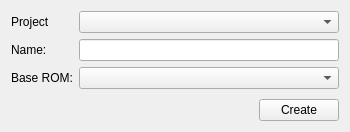
<?xml version="1.0" encoding="UTF-8"?>
<ui version="4.0">
 <class>CreateTuneDialog</class>
 <widget class="QWidget" name="CreateTuneDialog">
  <property name="windowModality">
   <enum>Qt::ApplicationModal</enum>
  </property>
  <property name="geometry">
   <rect>
    <x>0</x>
    <y>0</y>
    <width>350</width>
    <height>132</height>
   </rect>
  </property>
  <property name="sizePolicy">
   <sizepolicy hsizetype="Minimum" vsizetype="Minimum">
    <horstretch>0</horstretch>
    <verstretch>0</verstretch>
   </sizepolicy>
  </property>
  <property name="minimumSize">
   <size>
    <width>350</width>
    <height>0</height>
   </size>
  </property>
  <property name="windowTitle">
   <string>LibreTuner - Create new tune</string>
  </property>
  <layout class="QVBoxLayout" name="verticalLayout">
   <item>
    <layout class="QFormLayout" name="formLayout">
     <item row="1" column="0">
      <widget class="QLabel" name="label">
       <property name="text">
        <string>Name:</string>
       </property>
      </widget>
     </item>
     <item row="1" column="1">
      <widget class="QLineEdit" name="lineName"/>
     </item>
     <item row="2" column="0">
      <widget class="QLabel" name="label_2">
       <property name="text">
        <string>Base ROM:</string>
       </property>
      </widget>
     </item>
     <item row="2" column="1">
      <widget class="QComboBox" name="comboBase">
       <property name="sizePolicy">
        <sizepolicy hsizetype="Expanding" vsizetype="Fixed">
         <horstretch>0</horstretch>
         <verstretch>0</verstretch>
        </sizepolicy>
       </property>
      </widget>
     </item>
     <item row="0" column="0">
      <widget class="QLabel" name="label_3">
       <property name="text">
        <string>Project</string>
       </property>
      </widget>
     </item>
     <item row="0" column="1">
      <widget class="ProjectCombo" name="comboProject"/>
     </item>
    </layout>
   </item>
   <item>
    <spacer name="verticalSpacer">
     <property name="orientation">
      <enum>Qt::Vertical</enum>
     </property>
     <property name="sizeType">
      <enum>QSizePolicy::Expanding</enum>
     </property>
     <property name="sizeHint" stdset="0">
      <size>
       <width>0</width>
       <height>0</height>
      </size>
     </property>
    </spacer>
   </item>
   <item>
    <layout class="QHBoxLayout" name="horizontalLayout">
     <item>
      <spacer name="horizontalSpacer">
       <property name="orientation">
        <enum>Qt::Horizontal</enum>
       </property>
       <property name="sizeType">
        <enum>QSizePolicy::Expanding</enum>
       </property>
       <property name="sizeHint" stdset="0">
        <size>
         <width>40</width>
         <height>20</height>
        </size>
       </property>
      </spacer>
     </item>
     <item>
      <widget class="QPushButton" name="buttonCreate">
       <property name="sizePolicy">
        <sizepolicy hsizetype="Fixed" vsizetype="Fixed">
         <horstretch>0</horstretch>
         <verstretch>0</verstretch>
        </sizepolicy>
       </property>
       <property name="text">
        <string>Create</string>
       </property>
      </widget>
     </item>
    </layout>
   </item>
  </layout>
 </widget>
 <customwidgets>
  <customwidget>
   <class>ProjectCombo</class>
   <extends>QComboBox</extends>
   <header location="global">ui/widget/projectcombo.h</header>
  </customwidget>
 </customwidgets>
 <resources/>
 <connections/>
</ui>
